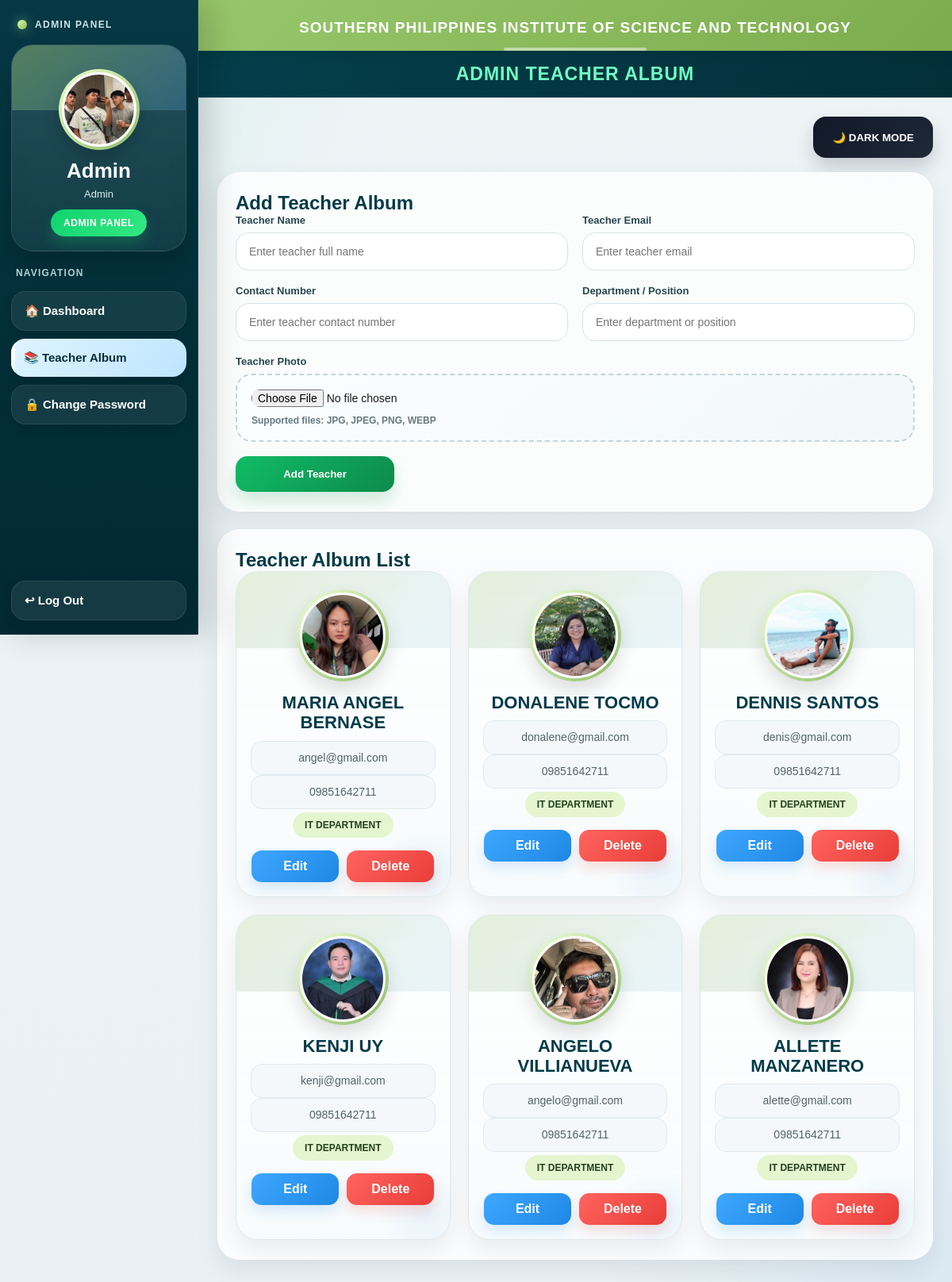
The page /clearance_system/dashboard/admin_teacher_album.php (signed in) on the database its author committed.
### tables this page shows
CREATE TABLE `teacher_album` (
  `id` int(11) NOT NULL,
  `teacher_name` varchar(150) NOT NULL,
  `teacher_photo` varchar(255) DEFAULT NULL,
  `teacher_email` varchar(150) DEFAULT NULL,
  `teacher_contact` varchar(50) DEFAULT NULL,
  `teacher_department` varchar(100) DEFAULT NULL,
  `created_at` timestamp NOT NULL DEFAULT current_timestamp()
);

### clearance_system/dashboard/admin_teacher_album.php (the view, shortened to what this page needs)
<?php
include("../config/db.php");
$admin_name = isset($_SESSION['name']) && !empty($_SESSION['name']) ? $_SESSION['name'] : 'Administrator';
$default_admin_photo = "../assets/southern.png";
$admin_photo = $default_admin_photo;
$admin_id = isset($_SESSION['user_id']) ? intval($_SESSION['user_id']) : 0;
if ($admin_id > 0) {
    $admin_stmt = $conn->prepare("SELECT profile_photo FROM admin WHERE id = ?");
    $admin_stmt->bind_param("i", $admin_id);
    $admin_stmt->execute();
    $admin_result = $admin_stmt->get_result()->fetch_assoc();
    if ($admin_result && !empty($admin_result['profile_photo']) && file_exists("../assets/uploads/admin/" . $admin_result['profile_photo'])) {
        $admin_photo = "../assets/uploads/admin/" . $admin_result['profile_photo'];
    }
}
$upload_dir = "../assets/uploads/teacher_album/";
$edit_mode = false;
$edit_teacher = [
    'teacher_name' => '',
    'teacher_email' => '',
    'teacher_contact' => '',
    'teacher_department' => '',
    'teacher_photo' => ''
];
$teachers = $conn->query("SELECT * FROM teacher_album ORDER BY id DESC");
?>
<!DOCTYPE html>
<html lang="en">
<head>
</head>
<body>
<div class="admin-wrapper">
    <div class="sidebar">
        <div class="sidebar-top">
            <div class="brand-mini">
                <span class="brand-dot"></span>
                <span class="brand-text">Admin Panel</span>
            </div>
            <div class="profile-box">
                <div class="profile-icon-wrap">
                    <img src="<?php echo $admin_photo; ?>" alt="Admin Photo" class="profile-icon" onerror="this.src='../assets/southern.png';">
                </div>
                <h3>Admin</h3>
                <p><?php echo htmlspecialchars($admin_name); ?></p>
                <div class="admin-badge">ADMIN PANEL</div>
            </div>
            <div class="menu-label">Navigation</div>
            <div class="nav-group">
                <a class="side-btn" href="admin.php?view=students"><span>🏠 Dashboard</span></a>
                <a class="side-btn active" href="admin_teacher_album.php"><span>📚 Teacher Album</span></a>
                <a class="side-btn" href="admin_change_password.php"><span>🔒 Change Password</span></a>
            </div>
        </div>
        <div class="sidebar-bottom">
            <a class="side-btn logout-btn" href="../auth/logout.php"><span>↩ Log Out</span></a>
        </div>
    </div>
    <div class="main-content">
        <div class="top-header">SOUTHERN PHILIPPINES INSTITUTE OF SCIENCE AND TECHNOLOGY</div>
        <div class="sub-header">ADMIN TEACHER ALBUM</div>
        <div class="content-area">
            <div class="top-actions">
                <button type="button" class="darkmode-toggle" id="darkModeToggle" onclick="toggleDarkMode()">🌙 DARK MODE</button>
            </div>
            <div class="section-card">
                <div class="section-title"><?php echo $edit_mode ? 'Edit Teacher Album' : 'Add Teacher Album'; ?></div>
                <form method="POST" enctype="multipart/form-data" class="teacher-form">
                    <div class="input-wrap">
                        <label class="input-label">Teacher Name</label>
                        <input type="text" name="teacher_name" placeholder="Enter teacher full name" required value="<?php echo htmlspecialchars($edit_teacher['teacher_name']); ?>">
                    </div>
                    <div class="input-wrap">
                        <label class="input-label">Teacher Email</label>
                        <input type="email" name="teacher_email" placeholder="Enter teacher email" value="<?php echo htmlspecialchars($edit_teacher['teacher_email']); ?>">
                    </div>
                    <div class="input-wrap">
                        <label class="input-label">Contact Number</label>
                        <input type="text" name="teacher_contact" placeholder="Enter teacher contact number" value="<?php echo htmlspecialchars($edit_teacher['teacher_contact']); ?>">
                    </div>
                    <div class="input-wrap">
                        <label class="input-label">Department / Position</label>
                        <input type="text" name="teacher_department" placeholder="Enter department or position" value="<?php echo htmlspecialchars($edit_teacher['teacher_department']); ?>">
                    </div>
                    <div class="input-wrap full-width">
                        <label class="input-label">Teacher Photo <?php echo $edit_mode ? '(Optional - leave blank if no change)' : ''; ?></label>
                        <div class="upload-box">
                            <input type="file" name="teacher_photo" accept=".jpg,.jpeg,.png,.webp">
                            <div class="upload-note">Supported files: JPG, JPEG, PNG, WEBP</div>
                        </div>
                    </div>
                    <div class="full-width">
                        <?php if ($edit_mode): ?>
                            <button type="submit" name="update_teacher_album" class="save-btn">Update Teacher</button>
                            <a href="admin_teacher_album.php" class="cancel-btn">Cancel</a>
                        <?php else: ?>
                            <button type="submit" name="add_teacher_album" class="save-btn">Add Teacher</button>
                        <?php endif; ?>
                    </div>
                </form>
            </div>
            <div class="section-card">
                <div class="section-title">Teacher Album List</div>
                <?php if ($teachers && $teachers->num_rows > 0): ?>
                    <div class="album-grid">
                        <?php while ($teacher = $teachers->fetch_assoc()): ?>
                            <?php
                                $teacher_photo = (!empty($teacher['teacher_photo']) && file_exists($upload_dir . $teacher['teacher_photo']))
                                    ? $upload_dir . $teacher['teacher_photo']
                                    : "../assets/southern.png";
                            ?>
                            <div class="teacher-card">
                                <div class="teacher-photo-wrap">
                                    <img src="<?php echo $teacher_photo; ?>" alt="Teacher Photo" class="teacher-photo">
                                </div>
                                <div class="teacher-name"><?php echo htmlspecialchars($teacher['teacher_name']); ?></div>
                                <div class="teacher-info">
                                    <?php echo !empty($teacher['teacher_email']) ? htmlspecialchars($teacher['teacher_email']) : 'No email'; ?>
                                </div>
                                <div class="teacher-info">
                                    <?php echo !empty($teacher['teacher_contact']) ? htmlspecialchars($teacher['teacher_contact']) : 'No contact number'; ?>
                                </div>
                                <div class="teacher-dept">
                                    <?php echo !empty($teacher['teacher_department']) ? htmlspecialchars($teacher['teacher_department']) : 'Teacher'; ?>
                                </div>
                                <div class="card-actions">
                                    <a href="admin_teacher_album.php?edit=<?php echo $teacher['id']; ?>" class="edit-btn">Edit</a>
                                    <a href="admin_teacher_album.php?delete=<?php echo $teacher['id']; ?>" class="delete-btn" onclick="return confirm('Delete this teacher profile?')">Delete</a>
                                </div>
                            </div>
                        <?php endwhile; ?>
                    </div>
                <?php endif; ?>
            </div>
        </div>
    </div>
</div>
</body>
</html>

### rows shown on the page
teacher_album: teacher_photo (picture), teacher_name "MARIA ANGEL BERNASE", teacher_email "angel@gmail.com", teacher_contact "09851642711", teacher_department "IT DEPARTMENT"
teacher_album: teacher_photo (picture), teacher_name "DONALENE TOCMO", teacher_email "donalene@gmail.com", teacher_contact "09851642711", teacher_department "IT DEPARTMENT"
teacher_album: teacher_photo (picture), teacher_name "DENNIS SANTOS", teacher_email "denis@gmail.com", teacher_contact "09851642711", teacher_department "IT DEPARTMENT"
teacher_album: teacher_photo (picture), teacher_name "KENJI UY", teacher_email "kenji@gmail.com", teacher_contact "09851642711", teacher_department "IT DEPARTMENT"
teacher_album: teacher_photo (picture), teacher_name "ANGELO VILLIANUEVA", teacher_email "angelo@gmail.com", teacher_contact "09851642711", teacher_department "IT DEPARTMENT"
teacher_album: teacher_photo (picture), teacher_name "ALLETE MANZANERO", teacher_email "alette@gmail.com", teacher_contact "09851642711", teacher_department "IT DEPARTMENT"

### other values the page prints
$admin_name "Admin"
